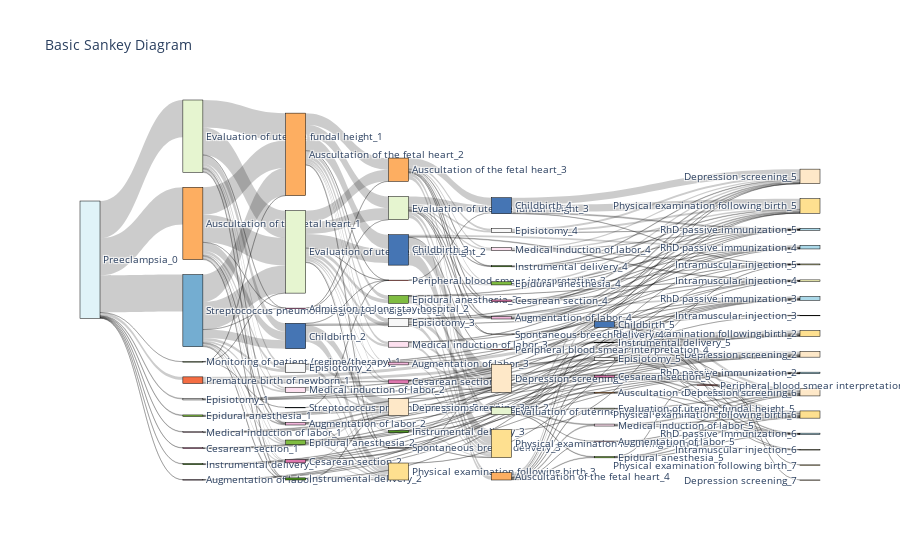

The notebook cell this image was saved under:
### Code cell
fig = go.Figure(data=[go.Sankey(
    node = dict(
      pad = 15,
      thickness = 20,
      line = dict(color = "black", width = 0.5),
      label =  data["nodes"]["label"],
      color =  data["nodes"]["color"]
    ),
    link = dict(
      source =  data["link"]["source"],
      target =  data["link"]["target"],
      value =  data["link"]["value"],
      label =  data["nodes"]["label"]
  ))])

fig.update_layout(title_text="Basic Sankey Diagram", font_size=10)
fig.show()

### Figure 1 — Plotly figure (JSON) as saved in the notebook; plotly's stock layout.template omitted (floating-point values rounded to 4 significant figures; data arrays with more than 128 entries replaced by an {"elided": "..."} marker saying what was removed)
{"data": [{"link": {"label": ["Preeclampsia_0", "Evaluation of uterine fundal height_1", "Auscultation of the fetal heart_1", "Streptococcus pneumoniae group B antigen test_1", "Epidural anesthesia_1", "Premature birth of newborn_1", "Cesarean section_1", "Medical induction of labor_1", "Episiotomy_1", "Monitoring of patient (regime/therapy)_1", "Instrumental delivery_1", "Augmentation of labor_1", "Auscultation of the fetal heart_2", "Evaluation of uterine fundal height_2", "Epidural anesthesia_2", "Childbirth_2", "Episiotomy_2", "Physical examination following birth_2", "Depression screening_2", "Medical induction of labor_2", "Cesarean section_2", "Streptococcus pneumoniae group B antigen test_2", "Instrumental delivery_2", "RhD passive immunization_2", "Augmentation of labor_2", "Admission to long stay hospital_2", "Epidural anesthesia_3", "Childbirth_3", "Auscultation of the fetal heart_3", "Evaluation of uterine fundal height_3", "Augmentation of labor_3", "Depression screening_3", "Physical examination following birth_3", "Instrumental delivery_3", "Medical induction of labor_3", "Episiotomy_3", "Cesarean section_3", "RhD passive immunization_3", "Peripheral blood smear interpretation_3", "Spontaneous breech delivery_3", "Intramuscular injection_3", "Depression screening_4", "Physical examination following birth_4", "Evaluation of uterine fundal height_4", "Auscultation of the fetal heart_4", "Augmentation of labor_4", "Childbirth_4", "Episiotomy_4", "Intramuscular injection_4", "RhD passive immunization_4", "Instrumental delivery_4", "Epidural anesthesia_4", "Cesarean section_4", "Medical induction of labor_4", "Peripheral blood smear interpretation_4", "Spontaneous breech delivery_4", "Medical induction of labor_5", "Childbirth_5", "Intramuscular injection_5", "Episiotomy_5", "Depression screening_5", "Physical examination following birth_5", "Auscultation of the fetal heart_5", "Evaluation of uterine fundal height_5", "Cesarean section_5", "RhD passive immunization_5", "Augmentation of labor_5", "Instrumental delivery_5", "Epidural anesthesia_5", "Depression screening_6", "Physical examination following birth_6", "RhD passive immunization_6", "Intramuscular injection_6", "Peripheral blood smear interpretation_6", "Physical examination following birth_7", "Depression screening_7"], "source": {"elided": "252 int values"}, "target": {"elided": "252 int values"}, "value": {"elided": "252 int values"}}, "node": {"color": ["rgb(224,243,248)", "rgb(230,245,208)", "rgb(253,174,97)", "rgb(116,173,209)", "rgb(127,188,65)", "rgb(244,109,67)", "rgb(222,119,174)", "rgb(253,224,239)", "rgb(247,247,247)", "rgb(184,225,134)", "rgb(77,146,33)", "rgb(241,182,218)", "rgb(253,174,97)", "rgb(230,245,208)", "rgb(127,188,65)", "rgb(69,117,180)", "rgb(247,247,247)", "rgb(254,224,144)", "rgb(254,232,200)", "rgb(253,224,239)", "rgb(222,119,174)", "rgb(116,173,209)", "rgb(77,146,33)", "rgb(171,217,233)", "rgb(241,182,218)", "rgb(197,27,125)", "rgb(127,188,65)", "rgb(69,117,180)", "rgb(253,174,97)", "rgb(230,245,208)", "rgb(241,182,218)", "rgb(254,232,200)", "rgb(254,224,144)", "rgb(77,146,33)", "rgb(253,224,239)", "rgb(247,247,247)", "rgb(222,119,174)", "rgb(171,217,233)", "rgb(215,48,39)", "rgb(255,247,236)", "rgb(255,255,191)", "rgb(254,232,200)", "rgb(254,224,144)", "rgb(230,245,208)", "rgb(253,174,97)", "rgb(241,182,218)", "rgb(69,117,180)", "rgb(247,247,247)", "rgb(255,255,191)", "rgb(171,217,233)", "rgb(77,146,33)", "rgb(127,188,65)", "rgb(222,119,174)", "rgb(253,224,239)", "rgb(215,48,39)", "rgb(255,247,236)", "rgb(253,224,239)", "rgb(69,117,180)", "rgb(255,255,191)", "rgb(247,247,247)", "rgb(254,232,200)", "rgb(254,224,144)", "rgb(253,174,97)", "rgb(230,245,208)", "rgb(222,119,174)", "rgb(171,217,233)", "rgb(241,182,218)", "rgb(77,146,33)", "rgb(127,188,65)", "rgb(254,232,200)", "rgb(254,224,144)", "rgb(171,217,233)", "rgb(255,255,191)", "rgb(215,48,39)", "rgb(254,224,144)", "rgb(254,232,200)"], "label": ["Preeclampsia_0", "Evaluation of uterine fundal height_1", "Auscultation of the fetal heart_1", "Streptococcus pneumoniae group B antigen test_1", "Epidural anesthesia_1", "Premature birth of newborn_1", "Cesarean section_1", "Medical induction of labor_1", "Episiotomy_1", "Monitoring of patient (regime/therapy)_1", "Instrumental delivery_1", "Augmentation of labor_1", "Auscultation of the fetal heart_2", "Evaluation of uterine fundal height_2", "Epidural anesthesia_2", "Childbirth_2", "Episiotomy_2", "Physical examination following birth_2", "Depression screening_2", "Medical induction of labor_2", "Cesarean section_2", "Streptococcus pneumoniae group B antigen test_2", "Instrumental delivery_2", "RhD passive immunization_2", "Augmentation of labor_2", "Admission to long stay hospital_2", "Epidural anesthesia_3", "Childbirth_3", "Auscultation of the fetal heart_3", "Evaluation of uterine fundal height_3", "Augmentation of labor_3", "Depression screening_3", "Physical examination following birth_3", "Instrumental delivery_3", "Medical induction of labor_3", "Episiotomy_3", "Cesarean section_3", "RhD passive immunization_3", "Peripheral blood smear interpretation_3", "Spontaneous breech delivery_3", "Intramuscular injection_3", "Depression screening_4", "Physical examination following birth_4", "Evaluation of uterine fundal height_4", "Auscultation of the fetal heart_4", "Augmentation of labor_4", "Childbirth_4", "Episiotomy_4", "Intramuscular injection_4", "RhD passive immunization_4", "Instrumental delivery_4", "Epidural anesthesia_4", "Cesarean section_4", "Medical induction of labor_4", "Peripheral blood smear interpretation_4", "Spontaneous breech delivery_4", "Medical induction of labor_5", "Childbirth_5", "Intramuscular injection_5", "Episiotomy_5", "Depression screening_5", "Physical examination following birth_5", "Auscultation of the fetal heart_5", "Evaluation of uterine fundal height_5", "Cesarean section_5", "RhD passive immunization_5", "Augmentation of labor_5", "Instrumental delivery_5", "Epidural anesthesia_5", "Depression screening_6", "Physical examination following birth_6", "RhD passive immunization_6", "Intramuscular injection_6", "Peripheral blood smear interpretation_6", "Physical examination following birth_7", "Depression screening_7"], "line": {"color": "black", "width": 0.5}, "pad": 15, "thickness": 20}, "type": "sankey"}], "layout": {"font": {"size": 10}, "title": {"text": "Basic Sankey Diagram"}}}
